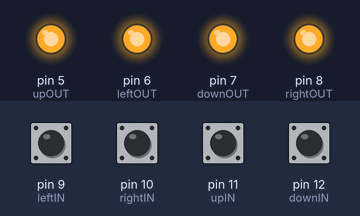
The sketch below on a simulated Arduino Uno, built with avr-gcc and run on an emulated ATmega328P. On the bench: output pins drawn as LEDs (lit = HIGH). The test bench sets the inputs (shaded band); at power-on: pin 9 (leftIN), pin 10 (rightIN), pin 11 (upIN), pin 12 (downIN) HIGH.

Above: at 1.2 s.
1.3 s: pin 9 (leftIN) pulled LOW for 0.15 s
At 1.37 s:
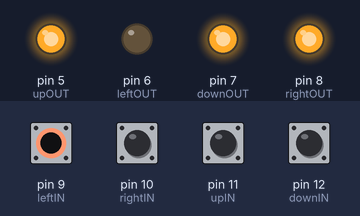
2.9 s: pin 10 (rightIN) pulled LOW for 0.15 s
At 2.97 s:
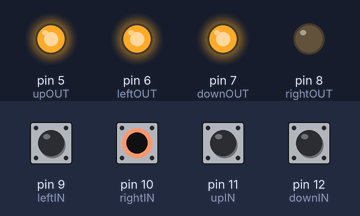
4.5 s: pin 11 (upIN) pulled LOW for 0.15 s
At 4.57 s:
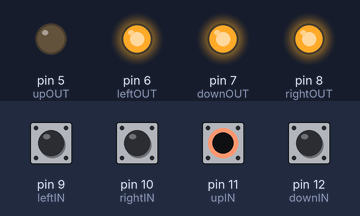
6.1 s: pin 12 (downIN) pulled LOW for 0.15 s
At 6.17 s:
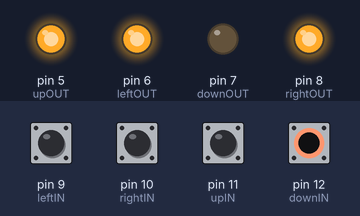
7.7 s: pin 9 (leftIN) driven LOW and pin 11 (upIN) driven LOW
At 8.9 s:
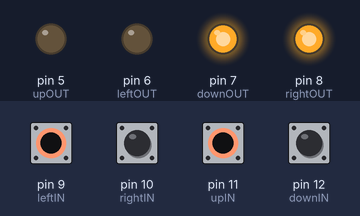
9.2 s: pin 9 (leftIN) driven HIGH
At 10.3 s:
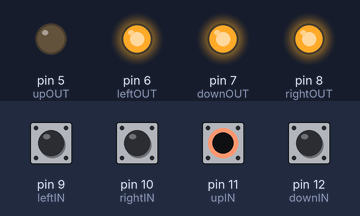
Timing chart, 0 to 11.7 s (numbered marks = the images above; inputs shaded):
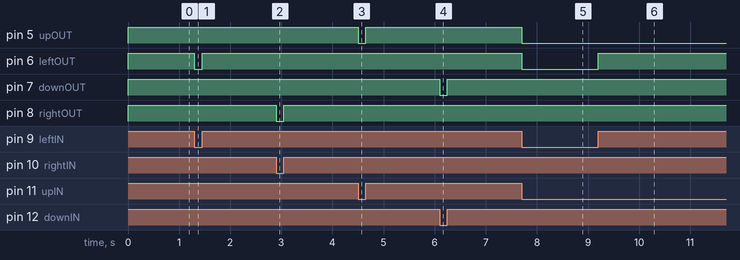

The sketch:

SOCDCleaner.ino
```cpp
//Controller button pins
const uint8_t leftIN = 9;
const uint8_t rightIN = 10;
const uint8_t upIN = 11;
const uint8_t downIN = 12;

//Output to other PCB pins
const uint8_t leftOUT = 6;
const uint8_t rightOUT = 8;
const uint8_t upOUT = 5;
const uint8_t downOUT = 7;

uint8_t leftRead;
uint8_t downRead;
uint8_t upRead;
uint8_t rightRead;

void setup() {
  pinMode(leftIN, INPUT_PULLUP);
  pinMode(rightIN, INPUT_PULLUP);
  pinMode(upIN, INPUT_PULLUP);
  pinMode(downIN, INPUT_PULLUP);
  pinMode(leftOUT, OUTPUT);
  pinMode(rightOUT, OUTPUT);
  pinMode(downOUT, OUTPUT);
  pinMode(upOUT, OUTPUT);
}

void loop() {
  leftRead = digitalRead(leftIN);
  rightRead = digitalRead(rightIN);
  upRead = digitalRead(upIN);
  downRead = digitalRead(downIN);

  //**********Horizontal inputs block**********
  if (leftRead == LOW)
  {
    if (rightRead == HIGH) //Left only
    {
      digitalWrite(rightOUT, HIGH);
      digitalWrite(leftOUT, LOW);
    }
    else //Right+Left = Neutral
    {
      digitalWrite(rightOUT, HIGH);
      digitalWrite(leftOUT, HIGH);
    }
  }
  else if (rightRead == LOW) //Right only
  {
    digitalWrite(leftOUT, HIGH);
    digitalWrite(rightOUT, LOW);
  }
  else  // No horizontal inputs
  {
    digitalWrite(rightOUT, HIGH);
    digitalWrite(leftOUT, HIGH);
  }
//**********Vertical inputs block**********
  if (upRead == LOW) // Up overrides down inputs
  {
    digitalWrite(downOUT, HIGH);
    digitalWrite(upOUT, LOW);
  }
  else if (downRead == LOW) // Down only
  {
    {
      digitalWrite(downOUT, LOW);
      digitalWrite(upOUT, HIGH);
    }
  }
  else  // No vertical inputs
  {
    digitalWrite(upOUT, HIGH);
    digitalWrite(downOUT, HIGH);
  }
}
```

Measured:
- after the input at 1.3 s, pin 6 (leftOUT): HIGH → LOW at once, → HIGH 0.15 s later
- after the input at 2.9 s, pin 8 (rightOUT): HIGH → LOW at once, → HIGH 0.15 s later
- after the input at 4.5 s, pin 5 (upOUT): HIGH → LOW at once, → HIGH 0.15 s later
- after the input at 6.1 s, pin 7 (downOUT): HIGH → LOW at once, → HIGH 0.15 s later
- after the input at 7.7 s, pin 5 (upOUT), pin 6 (leftOUT): HIGH → LOW at once
- after the input at 9.2 s, pin 6 (leftOUT): LOW → HIGH at once
